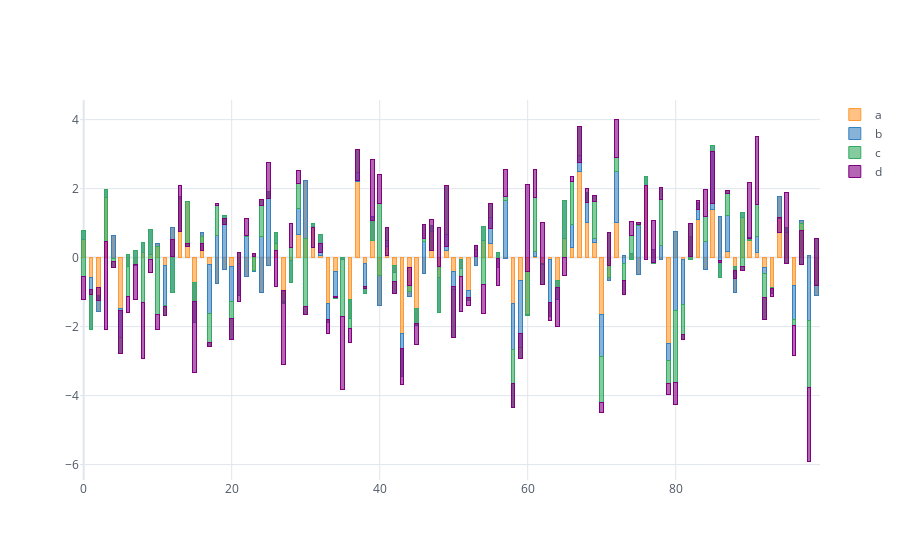

The notebook cell saved with this chart:
### Code cell
cf.set_config_file(theme='white')
df.iplot(kind="bar",barmode='stack',bargap=0.5)
